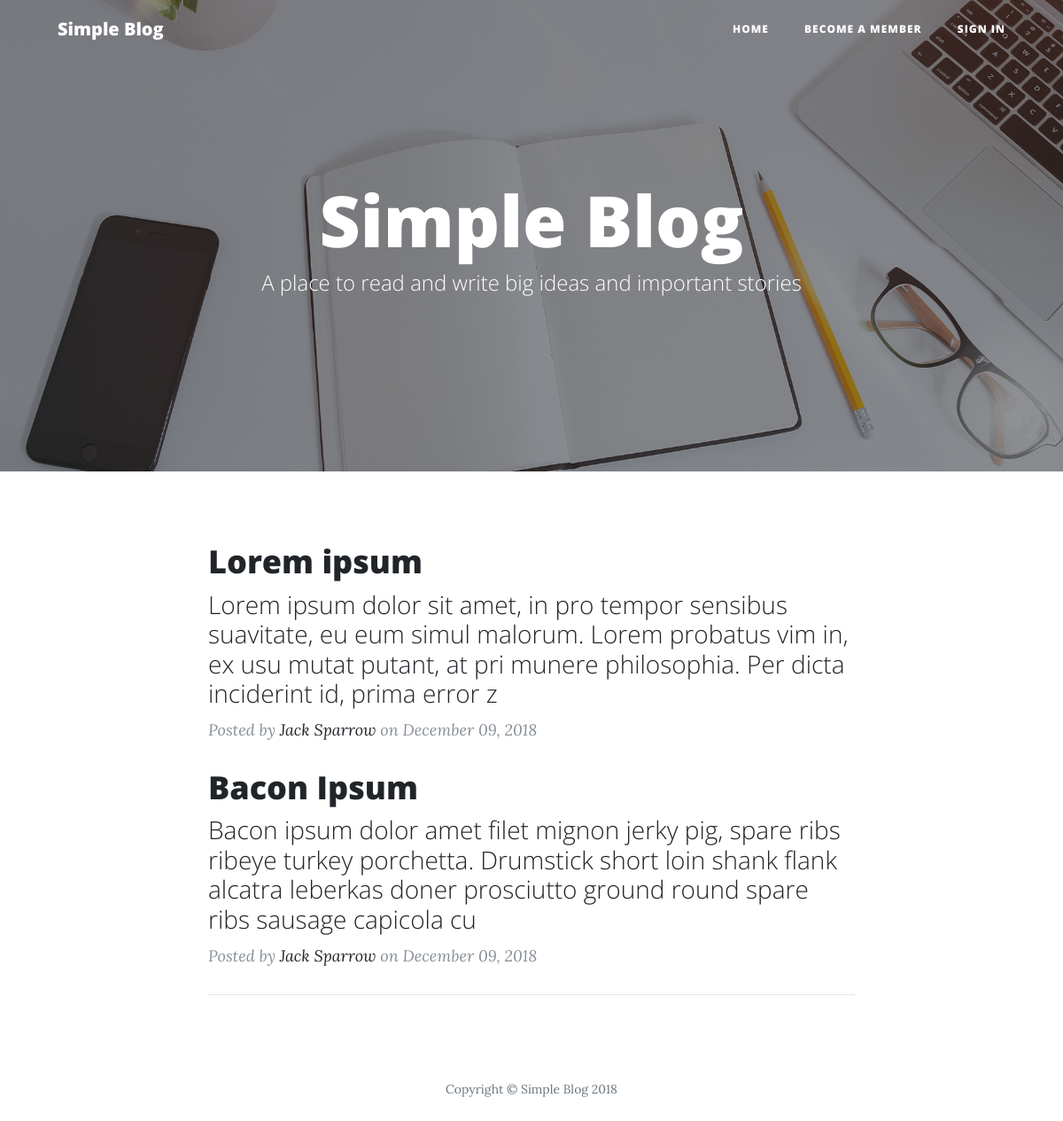
The page / on the database its author committed.
### tables this page shows
CREATE TABLE `posts` (
  `id` int(11) NOT NULL,
  `user_id` int(11) DEFAULT NULL,
  `title` varchar(191) DEFAULT NULL,
  `content` text,
  `created_at` timestamp NULL DEFAULT NULL,
  `updated_at` timestamp NULL DEFAULT NULL
);

CREATE TABLE `users` (
  `id` int(10) UNSIGNED NOT NULL,
  `name` varchar(191) NOT NULL,
  `email` varchar(191) NOT NULL,
  `password` varchar(191) NOT NULL,
  `created_at` timestamp NULL DEFAULT NULL,
  `updated_at` timestamp NULL DEFAULT NULL
);

### app/classes/Config.php (called while the page is built)
<?php
	class Config {
		public static function get($path = null) {
			if($path) {
				$config = $GLOBALS['config'];
				$path = explode('/', $path);
				foreach($path as $bit) {
					if(isset($config[$bit])) {
						$config = $config[$bit];
					}
				}
				return $config;
			}
			return false;
		}
	}
?>

### app/classes/DB.php (called while the page is built, shortened)
<?php
	class DB {
		private static $_instance = null;
		private $_pdo,
				$_query,
				$_error = false,
				$_reasults,
				$_count = 0;
		private function __construct() {
			try {
				$this->_pdo = new PDO('mysql:host=' . Config::get('mysql/host') . ';dbname=' . Config::get('mysql/db'), Config::get('mysql/username'), Config::get('mysql/password'));
			} catch(PDOException $e) {
				die($e->getmessage());
			}
		}
		public static function getInstance() {
			if(!isset(self::$_instance)) {
				self::$_instance = new DB();
			}
			return self::$_instance;
		}
		public function query($sql, $params = array()) {
			if($this->_query = $this->_pdo->prepare($sql)) {
				if($this->_query->execute()) {
					$this->_results = $this->_query->fetchAll(PDO::FETCH_OBJ);
					$this->_count = $this->_query->rowCount();
				} else {
					$this->_error = true;
				}
			}
			return $this;
		}
		public function results() {
			return $this->_results;
		}
		public function count() {
			return $this->_count;
		}
	}
?>

### app/classes/User.php (called while the page is built, shortened)
<?php
	class User {
		private $_db,
				$_data,
				$_sessionName,
				$_isLoggedIn;
		public function __construct($user = null) {
			$this->_sessionName = Config::get('session/session_name');
		}
		public function isLoggedIn() {
			return $this->_isLoggedIn;
		}
	}
?>

### app/classes/Session.php (called while the page is built, shortened)
<?php
	class Session {
		public static function exists($name) {
			return (isset($_SESSION[$name])) ? true : false;
		}
	}
?>

### functions/string.php (called while the page is built, shortened)
<?php
function str_slug($title, $separator = '-', $language = 'en')
{
    $flip = $separator == '-' ? '_' : '-';
    $title = preg_replace('!['.preg_quote($flip).']+!u', $separator, $title);
    $title = str_replace('@', $separator.'at'.$separator, $title);
    $title = preg_replace('![^'.preg_quote($separator).'\pL\pN\s]+!u', '', $title);
    $title = preg_replace('!['.preg_quote($separator).'\s]+!u', $separator, $title);
    return trim($title, $separator);
}

### index.php (the view, shortened to what this page needs)
<?php
	$user = new User();
    $posts = DB::getInstance()->query("SELECT posts.id, posts.title, posts.content, posts.created_at, users.name as author FROM posts LEFT JOIN users ON posts.user_id=users.id");
?>
<!DOCTYPE html>
<html lang="en">
	<head>
		<?php include('./partials/head.php'); ?>
	</head>
  <body>
    <?php include('./partials/nav.php'); ?>
	<header class="masthead" style="background-image: url('assets/img/home-bg.jpg')">
		<div class="overlay"></div>
		<div class="container">
			<div class="row">
				<div class="col-lg-8 col-md-10 mx-auto">
					<div class="site-heading">
						<h1>Simple Blog</h1>
						<span class="subheading">A place to read and write big ideas and important stories</span>
					</div>
				</div>
			</div>
		</div>
	</header>
    <div class="container">
		<div class="row">
			<div class="col-lg-8 col-md-10 mx-auto">
				<?php if(!$posts->count()): ?>
					<p class="text-center">No posts available.</p>
				<?php else: ?>
					<?php foreach($posts->results() as $post): ?>
						<div class="post-preview">
							<a href="post.php?title=<?php echo str_slug($post->title); ?>">
								<h2 class="post-title">
									<?php echo $post->title; ?>
								</h2>
								<h3 class="post-subtitle">
									<?php echo substr(strip_tags($post->content), 0, 200); ?>
								</h3>
							</a>
							<p class="post-meta">Posted by
								<a><?php echo $post->author; ?></a>
								on <?php echo date("F d, Y", strtotime($post->created_at)); ?>
							</p>
						</div>
					<?php endforeach; ?>
				<?php endif; ?>
				<hr>
			</div>
		</div>
    </div>
    <?php include('./partials/footer.php'); ?>
	</body>
</html>

### partials/head.php (shortened to what this page needs)
<link href="assets/vendor/bootstrap/css/bootstrap.min.css" rel="stylesheet">
<link href="assets/vendor/fontawesome-free/css/all.min.css" rel="stylesheet" type="text/css">
<link href="assets/css/clean-blog.css" rel="stylesheet">
<link href="http://cdnjs.cloudflare.com/ajax/libs/summernote/0.8.11/summernote.css" rel="stylesheet">

### partials/nav.php (shortened to what this page needs)
<nav class="navbar navbar-expand-lg navbar-light fixed-top" id="mainNav">
	<div class="container">
		<a class="navbar-brand" href="index.php">Simple Blog</a>
		<div class="collapse navbar-collapse" id="navbarResponsive">
			<ul class="navbar-nav ml-auto">
				<li class="nav-item">
					<a class="nav-link" href="index.php">Home</a>
				</li>
				<?php if(!$user->isLoggedIn()): ?>
					<li class="nav-item">
						<a class="nav-link" href="register.php">Become a member</a>
					</li>
					<li class="nav-item">
						<a class="nav-link" href="login.php">Sign in</a>
					</li>
				<?php endif; ?>
			</ul>
		</div>
	</div>
</nav>

### partials/footer.php
<footer>
	<div class="container">
		<div class="row">
			<div class="col-lg-8 col-md-10 mx-auto">
				<p class="copyright text-muted">Copyright &copy; Simple Blog <?php echo date("Y"); ?></p>
			</div>
		</div>
	</div>
</footer>

### assets/css/clean-blog.css (style rules this page uses)
body { font-size: 20px; color: #212529; font-family: 'Lora', 'Times New Roman', serif; }
p { line-height: 1.5; margin: 30px 0; }
p a { text-decoration: underline; }
h1, h2, h3, h4, h5, h6 { font-weight: 800; font-family: 'Open Sans', 'Helvetica Neue', Helvetica, Arial, sans-serif; }
a { color: #212529; -webkit-transition: all 0.2s; transition: all 0.2s; }
#mainNav { position: absolute; border-bottom: 1px solid #e9ecef; background-color: white; font-family: 'Open Sans', 'Helvetica Neue', Helvetica, Arial, sans-serif; }
#mainNav .navbar-brand { font-weight: 800; color: #343a40; }
#mainNav .navbar-nav > li.nav-item > a { font-size: 12px; font-weight: 800; letter-spacing: 1px; text-transform: uppercase; }
@media only screen and (min-width: 992px) { #mainNav { border-bottom: 1px solid transparent; background: transparent; } }
@media only screen and (min-width: 992px) { #mainNav .navbar-brand { padding: 10px 20px; color: #fff; } }
@media only screen and (min-width: 992px) { #mainNav .navbar-nav > li.nav-item > a { padding: 10px 20px; color: #fff; } }
@media only screen and (min-width: 992px) { #mainNav { -webkit-transition: background-color 0.2s; transition: background-color 0.2s; -webkit-transform: translate3d(0, 0, 0); transform: translate3d(0, 0, 0); -webkit-backface-visibility: hidden; } }
header.masthead { margin-bottom: 50px; background: no-repeat center center; background-color: #868e96; background-attachment: scroll; position: relative; background-size: cover; }
header.masthead .overlay { position: absolute; top: 0; left: 0; height: 100%; width: 100%; background-color: #212529; opacity: 0.5; }
header.masthead .page-heading, header.masthead .post-heading, header.masthead .site-heading { padding: 200px 0 150px; color: white; }
@media only screen and (min-width: 768px) { header.masthead .page-heading, header.masthead .post-heading, header.masthead .site-heading { padding: 200px 0; } }
header.masthead .page-heading, header.masthead .site-heading { text-align: center; }
header.masthead .page-heading h1, header.masthead .site-heading h1 { font-size: 50px; margin-top: 0; }
header.masthead .page-heading .subheading, header.masthead .site-heading .subheading { font-size: 24px; font-weight: 300; line-height: 1.1; display: block; margin: 10px 0 0; font-family: 'Open Sans', 'Helvetica Neue', Helvetica, Arial, sans-serif; }
@media only screen and (min-width: 768px) { header.masthead .page-heading h1, header.masthead .site-heading h1 { font-size: 80px; } }
.post-preview > a { color: #212529; }
.post-preview > a > .post-title { font-size: 30px; margin-top: 30px; margin-bottom: 10px; }
.post-preview > a > .post-subtitle { font-weight: 300; margin: 0 0 10px; }
.post-preview > .post-meta { font-size: 18px; font-style: italic; margin-top: 0; color: #868e96; }
.post-preview > .post-meta > a { text-decoration: none; color: #212529; }
@media only screen and (min-width: 768px) { .post-preview > a > .post-title { font-size: 36px; } }
footer { padding: 50px 0 65px; }
footer .copyright { font-size: 14px; margin-bottom: 0; text-align: center; }

### rows shown on the page
posts: title "Lorem ipsum", content "Lorem ipsum dolor sit amet, in pro tempor sensibus suavitate, eu eum simul malorum. Lorem probatus vim in, ex usu mutat putant, at pri munere philosophia. Per dicta inciderint id, prima error z", user.name "Jack Sparrow", created_at "December 09, 2018"
posts: title "Bacon Ipsum", content "Bacon ipsum dolor amet filet mignon jerky pig, spare ribs ribeye turkey porchetta. Drumstick short loin shank flank alcatra leberkas doner prosciutto ground round spare ribs sausage capicola cu", user.name "Jack Sparrow", created_at "December 09, 2018"
